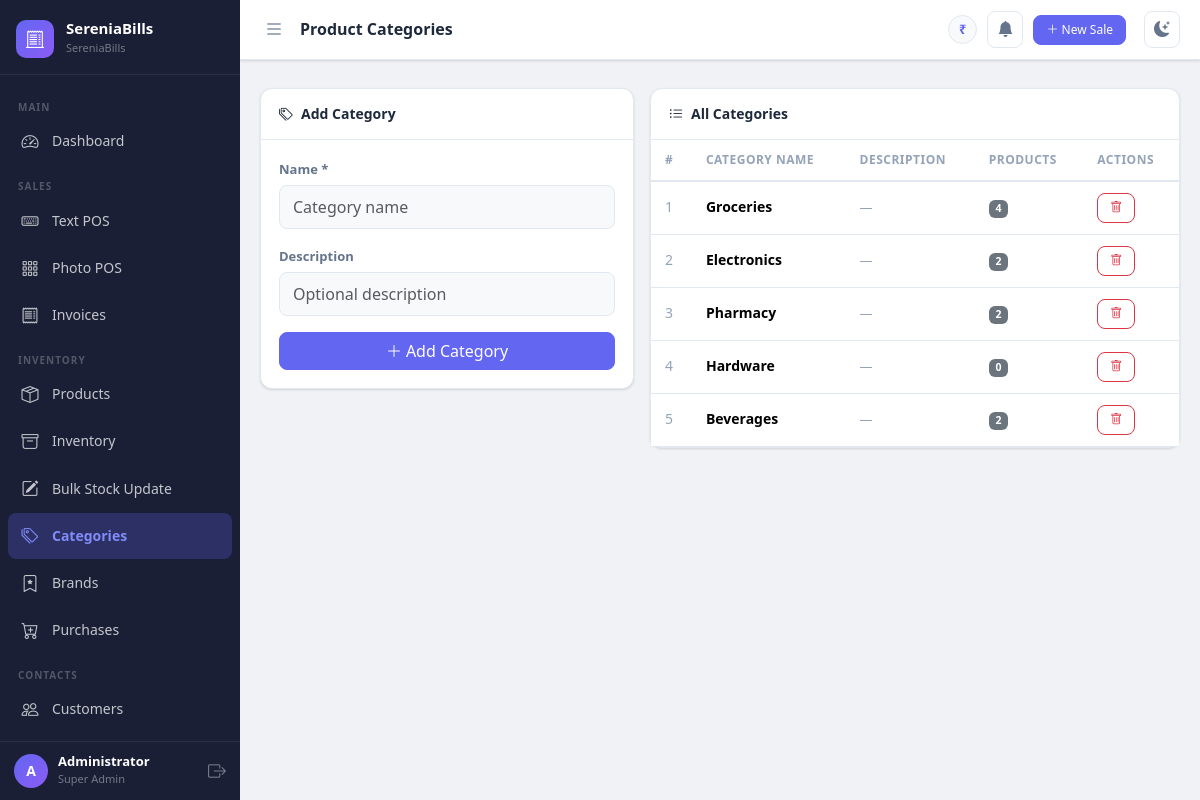
Page /categories (signed in) on the committed database.
### app.py (models this page shows, shortened)
class Settings(db.Model):
    __tablename__ = 'settings'
    id = db.Column(db.Integer, primary_key=True)
    company_name = db.Column(db.String(150), default='SereniaBills')
    logo = db.Column(db.String(255))
    gst_number = db.Column(db.String(50))
    address = db.Column(db.String(255))
    phone = db.Column(db.String(20))
    email = db.Column(db.String(120))
    currency_symbol = db.Column(db.String(10), default='₹')
    invoice_prefix = db.Column(db.String(10), default='INV-')
    default_tax_rate = db.Column(db.Float, default=0)
    theme = db.Column(db.String(20), default='light')
    next_invoice_number = db.Column(db.Integer, default=1)

class User(UserMixin, db.Model):
    __tablename__ = 'users'
    id = db.Column(db.Integer, primary_key=True)
    username = db.Column(db.String(80), unique=True, nullable=False)
    email = db.Column(db.String(120), unique=True)
    password_hash = db.Column(db.String(255), nullable=False)
    full_name = db.Column(db.String(120))
    role_id = db.Column(db.Integer, db.ForeignKey('roles.id'), nullable=False)
    active = db.Column(db.Boolean, default=True)
    created_at = db.Column(db.DateTime, default=datetime.utcnow)
    def is_super_admin(self):
        return self.role and self.role.name == 'super_admin'

class Role(db.Model):
    __tablename__ = 'roles'
    id = db.Column(db.Integer, primary_key=True)
    name = db.Column(db.String(50), unique=True, nullable=False)  # super_admin, staff
    description = db.Column(db.String(255))
    users = db.relationship('User', backref='role', lazy=True)

class Category(db.Model):
    __tablename__ = 'categories'
    id = db.Column(db.Integer, primary_key=True)
    name = db.Column(db.String(100), unique=True, nullable=False)
    description = db.Column(db.String(255))
    products = db.relationship('Product', backref='category', lazy=True)

### app.py (the view)
@app.route('/categories', methods=['GET', 'POST'])
@login_required
def categories():
    if request.method == 'POST':
        name = request.form.get('name', '').strip()
        if name and not Category.query.filter_by(name=name).first():
            db.session.add(Category(name=name, description=request.form.get('description')))
            db.session.commit()
            flash('Category added.', 'success')
    cats = Category.query.all()
    return render_template('categories.html', categories=cats)

### app.py (called while the page is built)
@login_manager.user_loader
def load_user(user_id):
    return User.query.get(int(user_id))

def get_settings():
    settings = Settings.query.first()
    if not settings:
        settings = Settings()
        db.session.add(settings)
        db.session.commit()
    return settings

@app.context_processor
def inject_globals():
    return dict(settings=get_settings(), now=datetime.utcnow())

### templates/categories.html (shortened to what this page needs)
{% extends "base.html" %}
{% block page_title %}Product Categories{% endblock %}
{% block content %}
<div class="row g-3">
  <div class="col-lg-5">
    <div class="card">
      <div class="card-header"><i class="bi bi-tags me-2"></i>Add Category</div>
      <div class="card-body">
        <form method="POST">
          <div class="mb-3"><label class="form-label">Name *</label><input type="text" name="name" class="form-control" required placeholder="Category name"></div>
          <div class="mb-3"><label class="form-label">Description</label><input type="text" name="description" class="form-control" placeholder="Optional description"></div>
          <button type="submit" class="btn btn-primary w-100"><i class="bi bi-plus-lg me-1"></i>Add Category</button>
        </form>
      </div>
    </div>
  </div>
  <div class="col-lg-7">
    <div class="card">
      <div class="card-header"><i class="bi bi-list-ul me-2"></i>All Categories</div>
      <div class="card-body p-0">
        <table class="table mb-0">
          <thead><tr><th>#</th><th>Category Name</th><th>Description</th><th>Products</th><th>Actions</th></tr></thead>
          <tbody>
            {% for cat in categories %}
            <tr>
              <td style="color:var(--text-muted)">{{ loop.index }}</td>
              <td class="fw-bold">{{ cat.name }}</td>
              <td style="color:var(--text-muted);font-size:13px">{{ cat.description or '—' }}</td>
              <td><span class="badge bg-secondary">{{ cat.products|length }}</span></td>
              <td>{% if current_user.is_super_admin() %}
                <form method="POST" action="{{ url_for('delete_category', cat_id=cat.id) }}" onsubmit="return confirm('Delete category?')">
                  <button class="btn btn-sm btn-outline-danger"><i class="bi bi-trash"></i></button>
                </form>{% endif %}</td>
            </tr>
            {% else %}
            <tr><td colspan="5" class="text-center text-muted py-4">No categories yet.</td></tr>
            {% endfor %}
          </tbody>
        </table>
      </div>
    </div>
  </div>
</div>
{% endblock %}

### templates/base.html (shortened to what this page needs)
<!DOCTYPE html>
<html lang="en" data-theme="{{ settings.theme }}">
<head>
    <link rel="stylesheet" href="https://cdn.jsdelivr.net/npm/bootstrap@5.3.2/dist/css/bootstrap.min.css">
    <link rel="stylesheet" href="https://cdn.jsdelivr.net/npm/bootstrap-icons@1.11.3/font/bootstrap-icons.css">
    <link rel="stylesheet" href="{{ url_for('static', filename='css/main.css') }}">
</head>
<body>
<div class="sb-wrapper">
  <nav id="sidebar" class="sb-sidebar">
    <div class="sb-brand">
      {% if settings.logo %}
        <img src="{{ url_for('static', filename='uploads/' + settings.logo) }}" class="sb-logo-img" alt="Logo">
      {% else %}
        <div class="sb-logo-icon"><i class="bi bi-receipt-cutoff"></i></div>
      {% endif %}
      <div class="sb-brand-text">
        <span class="sb-brand-name">SereniaBills</span>
        <span class="sb-brand-tagline">{{ settings.company_name }}</span>
      </div>
    </div>
    <div class="sb-nav">
      <div class="sb-section-label">Main</div>
      <a href="{{ url_for('dashboard') }}" class="sb-link {% if request.endpoint == 'dashboard' %}active{% endif %}">
        <i class="bi bi-speedometer2"></i><span>Dashboard</span>
      </a>
      <div class="sb-section-label">Sales</div>
      <a href="{{ url_for('pos_text') }}" class="sb-link {% if request.endpoint == 'pos_text' %}active{% endif %}">
        <i class="bi bi-keyboard"></i><span>Text POS</span>
      </a>
      <a href="{{ url_for('pos_photo') }}" class="sb-link {% if request.endpoint == 'pos_photo' %}active{% endif %}">
        <i class="bi bi-grid-3x3-gap"></i><span>Photo POS</span>
      </a>
      <a href="{{ url_for('invoices') }}" class="sb-link {% if request.endpoint == 'invoices' %}active{% endif %}">
        <i class="bi bi-receipt"></i><span>Invoices</span>
      </a>
      <div class="sb-section-label">Inventory</div>
      <a href="{{ url_for('products') }}" class="sb-link {% if request.endpoint in ['products','add_product','edit_product'] %}active{% endif %}">
        <i class="bi bi-box-seam"></i><span>Products</span>
      </a>
      <a href="{{ url_for('inventory') }}" class="sb-link {% if request.endpoint == 'inventory' %}active{% endif %}">
        <i class="bi bi-archive"></i><span>Inventory</span>
      </a>
      <a href="{{ url_for('bulk_stock_update') }}" class="sb-link {% if request.endpoint == 'bulk_stock_update' %}active{% endif %}">
        <i class="bi bi-pencil-square"></i><span>Bulk Stock Update</span>
      </a>
      <a href="{{ url_for('categories') }}" class="sb-link {% if request.endpoint == 'categories' %}active{% endif %}">
        <i class="bi bi-tags"></i><span>Categories</span>
      </a>
      <a href="{{ url_for('brands') }}" class="sb-link {% if request.endpoint == 'brands' %}active{% endif %}">
        <i class="bi bi-bookmark-star"></i><span>Brands</span>
      </a>
      <a href="{{ url_for('purchases') }}" class="sb-link {% if request.endpoint in ['purchases','add_purchase'] %}active{% endif %}">
        <i class="bi bi-cart-plus"></i><span>Purchases</span>
      </a>
      <div class="sb-section-label">Contacts</div>
      <a href="{{ url_for('customers') }}" class="sb-link {% if 'customer' in request.endpoint %}active{% endif %}">
        <i class="bi bi-people"></i><span>Customers</span>
      </a>
      <a href="{{ url_for('suppliers') }}" class="sb-link {% if 'supplier' in request.endpoint %}active{% endif %}">
      </a>
    </div>
    <div class="sb-footer">
      <div class="sb-user-info">
        <div class="sb-user-avatar">{{ current_user.username[0].upper() }}</div>
        <div>
          <div class="sb-user-name">{{ current_user.full_name or current_user.username }}</div>
          <div class="sb-user-role">{{ current_user.role.name.replace('_',' ').title() }}</div>
        </div>
      </div>
      <a href="{{ url_for('logout') }}" class="sb-logout" title="Logout"><i class="bi bi-box-arrow-right"></i></a>
    </div>
  </nav>
  <div class="sb-content" id="sbContent">
    <div class="sb-topbar">
      <button class="sb-toggle-btn" id="sidebarToggle" onclick="toggleSidebar()">
        <i class="bi bi-list"></i>
      </button>
      <div class="sb-topbar-title">{% block page_title %}{% endblock %}</div>
      <div class="sb-topbar-right">
        <span class="sb-currency-badge">{{ settings.currency_symbol }}</span>
        <div class="position-relative" id="alertBellWrap" style="cursor:pointer" onclick="toggleAlertDropdown()">
          <button class="sb-theme-btn" title="Stock Alerts">
            <i class="bi bi-bell-fill" id="bellIcon"></i>
          </button>
        </div>
        <a href="{{ url_for('pos_text') }}" class="btn btn-sm btn-primary me-2">
          <i class="bi bi-plus-lg"></i> New Sale
        </a>
        <button class="sb-theme-btn" onclick="toggleTheme()" title="Toggle Dark/Light">
          <i class="bi bi-moon-stars-fill" id="themeIcon"></i>
        </button>
      </div>
    </div>
    <div class="px-3 pt-2">
    </div>
    <div class="sb-main-content">
      {% block content %}{% endblock %}
    </div>
  </div>
</div>
</body>
</html>

### rows in the picture
Settings: company_name "SereniaBills", currency_symbol "₹"
User: username "A", full_name "Administrator"
Role: role.name.replace "Super Admin"
Category: name "Groceries", description "—", products|length "4"
Category: name "Electronics", description "—", products|length "2"
Category: name "Pharmacy", description "—", products|length "2"
Category: name "Hardware", description "—", products|length "0"
Category: name "Beverages", description "—", products|length "2"
